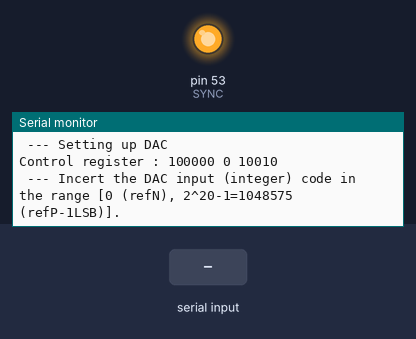
A sketch run on a simulated Arduino Mega 2560, built with avr-gcc and run on an emulated ATmega2560. Parts: output pins drawn as LEDs (lit = HIGH), the last lines printed to the serial monitor. The inputs (shaded band) are chosen by the test bench.

Above: at 1.2 s.
1.3 s: "SCAN" received over Serial
At 2.51 s:
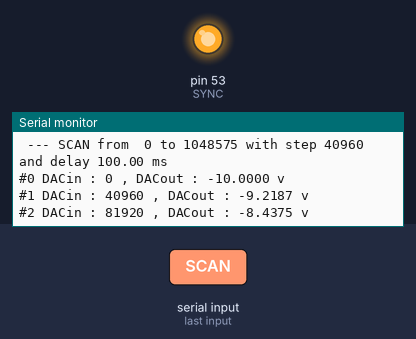
3.8 s: "RESET" received over Serial
At 7.4 s:
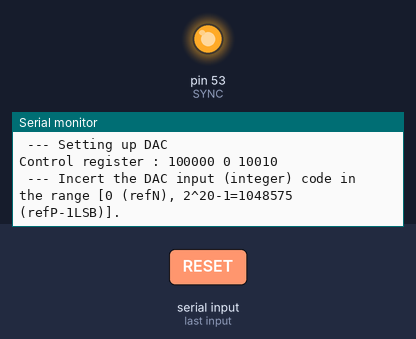

Measured:
- after the input at 1.3 s, the serial monitor: prints a new line after 1.0 s (image 1)
- after the input at 3.8 s, the serial monitor: prints a new line after 2.1 s (image 2)

The sketch:

test2AD5791.ino
```cpp
/*
 Giorgos PAPADOPOULOS, 6 Feb 2020
 LPNHE, Sorbonne U, Jussieu, 75005, Paris

 Code for an Arduino Mega2560 to control the EVAL-AD5791 20bit DAC board.

 Open the Serial Monitor, top right corner of this window if opened with the Arduino app.
 In the Serial Monitor set "Autoscroll" (optional), "Show timestamp" (optional), "No line ending" ( MANDATORY! ), "57600 baud" ( MANDATORY! ).
 After uploading the script the DAC output is set at a certain voltage. I originally chose DACin=524288 -> ~0V.
 To stop operating, just unplug the Arduino from the PC or power it off.
*/

#include <SPI.h>
#include <math.h>
#include <stdio.h>      /* printf */
#include <stdlib.h> /* system, NULL, EXIT_FAILURE */

// Instead of using the LDAC, CLR and RESET one can set the configuration only with MOSI/SDIN in the Software Control Register (page23)
// Also, if one wants fixed values like NOT(LDAC)=Low, NOT(CLR)=High, NOT(RESET)=High, one can play with the jumpers LK3,LK11,LK4 respectively.
//const int LDAC  = 42; // random choice of pin
//const int CLR   = 44; // random choice of pin
//const int RESET = 46; // random choice of pin
const int SYNC = 53; // Slave Select (SS) or Chip Select (CS) or SYNC. Not random choice, Arduino Mega2560 provides SS by default in pin 53
const int SDO  = 50; // SDO or MISO is provided by default in pin 50 or ICSP-1 for Arduino Mega2560.
// SDIN or MOSI is provided by default in pin 51 or ICSP-4 for Arduino Mega2560

// SCLK is provided by pin 52 or ICSP-3 for Arduino Mega2560

byte PrimByte, SecByte, ThirdByte; // Primary, secondary, trird bytes 8 bits each = 24 bits in total
double input;
String inputSTR;
float vrefN=-10.;
float vrefP=10.;
double DACoutput;
double  STARTCODE, STOPCODE, STEPCODE, DELAYTIME;
String inFolder="folder/";


void setup() {
  Serial.begin(57600);
  Serial.println(" --- Setting up DAC");
  //pinMode(LDAC, OUTPUT);
  //pinMode(CLR, OUTPUT);
  //pinMode(RESET, OUTPUT);
  pinMode(SYNC,OUTPUT);
  pinMode(SDO, INPUT);

  //digitalWrite(LDAC, LOW);
  //digitalWrite(CLR, HIGH);
  //digitalWrite(RESET, HIGH);
  digitalWrite(SDO, HIGH);
  digitalWrite(SYNC, HIGH);

  // initialize SPI.
  SPI.begin();
  SPI.beginTransaction( SPISettings(20000000,MSBFIRST,SPI_MODE2) );
  // instead beginTransaction one can use the following individual commands:
  //SPI.setBitOrder(MSBFIRST);
  //SPI.setDataMode(SPI_MODE1); // options SPI_MODE? where ?=0,1,2,3. The DAC can support all 4, for different purposes.

  // Set DAC in control-register: let the DAC listen to you.
  digitalWrite(SYNC, LOW);
  SPI.transfer(B00100000); // the first 4 digits 0010 -> "Write to the control register" (page 19)
  SPI.transfer(B00000000);
  SPI.transfer(B00010010); // 6 last digits are SDODIS, BIN/2sC, DACTRI, OPGND, RBUF, (not important). Look page 22 to understand what is what.
  digitalWrite(SYNC, HIGH);

  Serial.print("Control register : ");
  Serial.print(B00100000, BIN);
  Serial.print(" ");
  Serial.print(B00000000, BIN);
  Serial.print(" ");
  Serial.println(B00010010, BIN);

  // We have finished with configuring the control register. Move on to something else.

  //SetVoltageOutput(524288); // DAC input range [0, 2^20-1]. 524288 corresponds to 0V. The +1 will be done in SetVoltageOutput().
  //SetVoltageOutput(500000);
  Serial.println(" --- Incert the DAC input (integer) code in the range [0 (refN), 2^20-1=1048575 (refP-1LSB)]."); // The 0 value is excluded because of a bug in the loop.


  //system("mkdir ZZfoldername");

}


void SetVoltageOutput(long programVal) {
  Serial.print("DACin : "); // DAC input code
  Serial.print(programVal); //  DAC input range [0, 2^20-1].
  DACoutput=(vrefP-vrefN)*(programVal)/(pow(2,20)-1) + vrefN;

  digitalWrite(SYNC, LOW); // Let the DAC listen to you.
  PrimByte  = programVal >> 16;
  //Serial.println(PrimByte, BIN);
  SecByte   = programVal >> 8;
  //Serial.println(SecByte, BIN);
  ThirdByte = programVal;
  //Serial.println(ThirdByte, BIN);
  PrimByte  = B00010000 ^ PrimByte; // 4 first digits 0001 is DAC register address, "Write to the DAC register" (page 19)
  //Serial.println(PrimByte, BIN);

  // Send the 3 bytes.
  SPI.transfer(PrimByte);
  SPI.transfer(SecByte);
  SPI.transfer(ThirdByte);
  digitalWrite(SYNC, HIGH); // Make DAC stop listening

  //Serial.print("  (");
  //Serial.print(PrimByte, BIN);
  //Serial.print(" ");
  //Serial.print(SecByte, BIN);
  //Serial.print(" ");
  //Serial.print(ThirdByte, BIN);
  //Serial.print(")  ");
  Serial.print(" , DACout : ");
  Serial.print(DACoutput, 4);
  Serial.println(" v");

  //system("mkdir ~/Desktop/foldername");
}


void loop() {
  if(Serial.available()>0) {
    inputSTR = Serial.readString();
    //inputSTR = Serial.readStringUntil('\n'); // Fixes the issue in case of "Newline" option is chosen at the Serial Monitor, but can also run normally alternatively, just shows a warning.
    //Serial.print("inputSTR = ");
    //Serial.println(inputSTR);
    String word1="";
    word1+=inputSTR[0];
    word1+=inputSTR[1];
    word1+=inputSTR[2];
    word1+=inputSTR[3];
    word1+=inputSTR[4];
    //Serial.println(word1);
    input=inputSTR.toInt();
    //Serial.println("input = ");
    //Serial.println(input);


    // --- SCAN action
    if(inputSTR == "SCAN") { // Just type " SCAN " with capital letter and "Send" in the Serial Monitor.
// !!! If something goes wrong with the loop, just push the reset button on the Arduino!
      STARTCODE = 0;        // myst be in the valid range, eg 0 (min)
      STOPCODE  = 1048575;  // must be in the valid range, eg 1048575 (max)
      STEPCODE  = 40960;     // must be integer, at least 1, eg 1024 in full range ~1000 values (1024, 2048, 4096)
      DELAYTIME = 100;      // in ms.
      Serial.print(" --- SCAN from "+ String(STARTCODE,0) + " to " + String(STOPCODE,0) + " with step "+String(STEPCODE,0) );
      if(DELAYTIME>0) { Serial.println(" and delay " + String(DELAYTIME) +" ms"); }
      else { Serial.println(""); }
      int icounter=0;
      double j=STARTCODE;
      // As the while loop runs no messages can interrupt the Arduino.
      // The first message (only) will be kept and will run as soon as the loop stops.
      while(j<=STOPCODE) {
        Serial.print("#"+ String(icounter)+" ");
        SetVoltageOutput(j);
        delay(DELAYTIME);
        j+=STEPCODE;
        icounter++;
      }
      Serial.println(" --- END SCAN : total number of values : " + String(icounter));
    }
    // --- RESET action
    else if(inputSTR=="RESET"){ // Just type " RESET " with capital letter and "Send" in the Serial Monitor.
      // RESET can be performed with the reset button on the Arduino as well.
      Serial.print(" === ");
      Serial.println(inputSTR);
      Serial.println("");
      setup();
    }

    else if(word1=="SCAN#") {
      Serial.println("-- We are in");
      String startCode="";
      String stopCode="";
      String stepCode="";
      String delayTime="";
      int found=0;
      int ichar=5;
      while(found<4 && ichar<inputSTR.length()) {
        String letter="";
        letter+=inputSTR[ichar];
        if(letter=="#"){
          ichar++;
          found++;
        }
        else {
          if(found==0){       startCode+=inputSTR[ichar]; }
          else if(found==1){  stopCode+=inputSTR[ichar];  }
          else if(found==2){  stepCode+=inputSTR[ichar];  }
          else if(found==3){  delayTime+=inputSTR[ichar]; }
          ichar++;
        }
      }
      //Serial.println("Start: " +startCode+", Stop: "+stopCode+", Step: "+stepCode+", Delay: "+delayTime);
      STARTCODE = startCode.toInt();        // myst be in the valid range, eg 0 (min)
      STOPCODE  = stopCode.toInt();  // must be in the valid range, eg 1048575 (max)
      STEPCODE  = stepCode.toInt();     // must be integer, at least 1, eg 1024 in full range ~1000 values (1024, 2048, 4096)
      DELAYTIME = delayTime.toInt();      // in ms.

      if(STEPCODE==0){ STEPCODE=40960; }
      //if(DELAYTIME==0){ DELAYTIME=50; }
      if(
        STARTCODE<0 || STARTCODE>1048575 ||
        STOPCODE<0 || STOPCODE>1048575 ||
        STEPCODE<-1048575 || STEPCODE>1048575 ||
        DELAYTIME<0 || DELAYTIME>60000) {
          Serial.println("- FATAL ERROR!!! 101");
        }
      else{
        Serial.print(" --- SCAN from "+ String(STARTCODE,0) + " to " + String(STOPCODE,0) + " with step "+String(STEPCODE,0) );
        if(DELAYTIME>0) { Serial.println(" and delay " + String(DELAYTIME) +" ms"); }
        else { Serial.println(""); }
        int icounter=0;
        double j=STARTCODE;
        // As the while loop runs no messages can interrupt the Arduino.
        // The first message (only) will be kept and will run as soon as the loop stops.
        if(STARTCODE<STOPCODE && STEPCODE<0){
          Serial.print("Warning! For a rising SCAN give a positive STEPCODE.");
        }
        else if(STARTCODE<STOPCODE && STEPCODE>0){
          while(j<=STOPCODE && j>=0 && j<1048575 ) {
            Serial.print("#"+ String(icounter)+" ");
            SetVoltageOutput(j);
            delay(DELAYTIME);
            j+=STEPCODE;
            icounter++;
          }
        }
        else if(STOPCODE<STARTCODE && STEPCODE>0){
          Serial.print("Warning! For a falling SCAN give a negative STEPCODE.");
        }
        else if(STOPCODE<STARTCODE  && STEPCODE<0){
          while(j>=STOPCODE && j>=0 && j<1048575 ) {
            Serial.print("#"+ String(icounter)+" ");
            SetVoltageOutput(j);
            delay(DELAYTIME);
            j+=STEPCODE;
            icounter++;
          }
        }

        Serial.println(" --- END SCAN : total number of values : " + String(icounter));
      }

    }
    // SCAN#500000#550000#5000#100#

    else if(inputSTR == "DACregout") {
      digitalWrite(SYNC, LOW);
      SPI.transfer(B10010000); // the first 4 digits 0010 -> "Write to the control register" (page 19)
      SPI.transfer(B0000000);
      SPI.transfer(B00000000); // 6 last digits are SDODIS, BIN/2sC, DACTRI, OPGND, RBUF, (not important). Look page 22 to understand what is what.
      digitalWrite(SYNC, HIGH);
    }


    // New line will give inputSTR.toInt(\"\n")=0. Stop these cases.
    else if(input==0 && inputSTR!="0") {
      Serial.print(inputSTR);
      Serial.println("UNACCEPTED input. Please incert an interger number in the range 0 to 1048575.");
    }
    // Stop non-integer inputs.
    else if( ((inputSTR.toFloat()-input)!=0) ) {
      Serial.print(inputSTR.toFloat());
      Serial.println(" : UNACCEPTED input. Please incert an interger number in the range 0 to 1048575.");
    }
    // Stop inserted values out of the input range.
    else if( input<0 || input>1048575 ) {
      Serial.print(input);
      Serial.println(" : UNACCEPTED input. Please incert an interger number in the range 0 to 1048575.");
    }
    // The 0 value is the first output value and corresponds to the negative reference voltage.
    else if(input>=0 && input<=1048575) {
      SetVoltageOutput(input);
    }


  }
}
```
